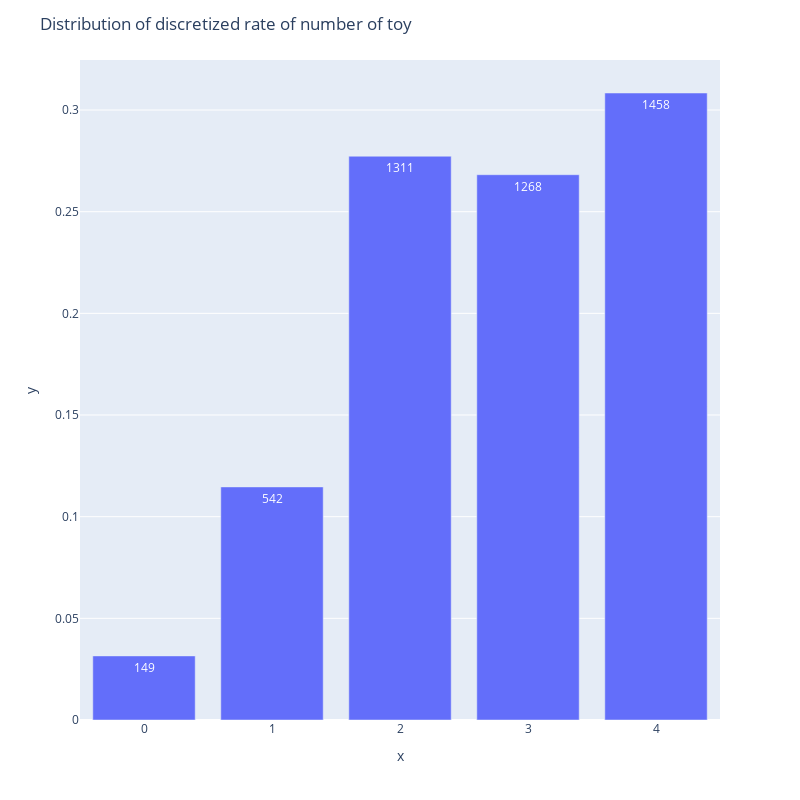

Notebook source saved alongside this figure:
### Code cell
discretized_n_toys = np.where(input_list[:,1] > 4, 4, input_list[:,1])
# discretized_toy_switch_rate = discretized_ep_rate -1
n_toy_unique, counts = np.unique(discretized_n_toys, return_counts = True) 
heights = counts/counts.sum()
fig = px.bar(x = n_toy_unique, y = heights, text=counts)
fig.update_layout(width=800, height=800, 
                        title_text='Distribution of discretized rate of number of toy',
                     xaxis = dict(
                    tickmode = 'array',
                ))
fig.show()

### Figure 1 — Plotly figure (JSON) as saved in the notebook; plotly's stock layout.template omitted (floating-point values rounded to 4 significant figures)
{"data": [{"alignmentgroup": "True", "hovertemplate": "x=%{x}<br>y=%{y}<br>text=%{text}<extra></extra>", "legendgroup": "", "marker": {"color": "#636efa"}, "name": "", "offsetgroup": "", "orientation": "v", "showlegend": false, "text": [149, 542, 1311, 1268, 1458], "textposition": "auto", "type": "bar", "x": [0, 1, 2, 3, 4], "xaxis": "x", "y": [0.03151, 0.1146, 0.2773, 0.2682, 0.3084], "yaxis": "y"}], "layout": {"barmode": "relative", "height": 800, "legend": {"tracegroupgap": 0}, "margin": {"t": 60}, "title": {"text": "Distribution of discretized rate of number of toy"}, "width": 800, "xaxis": {"anchor": "y", "domain": [0, 1], "tickmode": "array", "title": {"text": "x"}}, "yaxis": {"anchor": "x", "domain": [0, 1], "title": {"text": "y"}}}}
